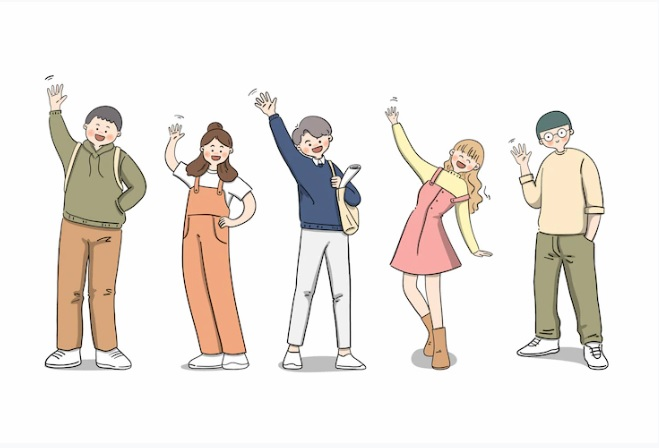
#> input picture chap12-Canny/peoples.jpg, 659 x 448 px
$ jupyter execute 'chap12-1-Canny-Sobel-Contours-比較.ipynb'   (shell and % lines are left out)
#> lines starting #> are read from the running program, lines starting #| are printed output that depends on the picture; after the words box and inside, x2 and y2 are one past the last pixel; in counts of white or black regions, pixels touching at a corner belong together; long printed decimals are rounded
[cell 1]
# --找邊界Edge -- 先轉為 Gray -- 才可以處理
# from skimage.filters import sobel
# --找邊界Edge(Sobel , Canny) -- 需要轉為灰階
# from skimage.feature import canny

from skimage import io
img = io.imread('peoples.jpg', as_gray=True)
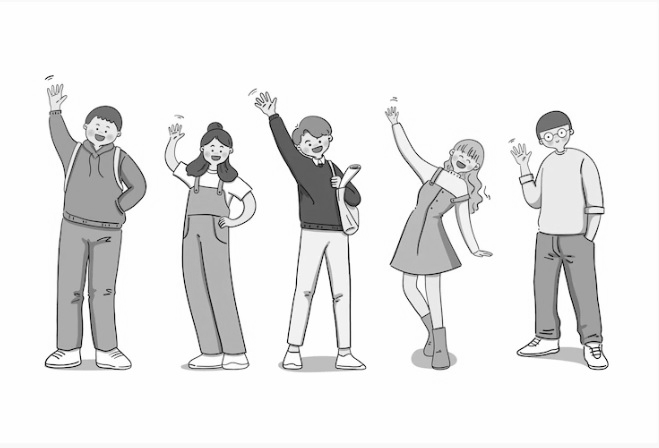
#> img: shape (448, 659) float64; min 0, max 1, mean 0.92
io.imshow(img)

[cell 2]
import matplotlib.pyplot as plt
from skimage.feature import canny
img_canny = canny(img, sigma=4)
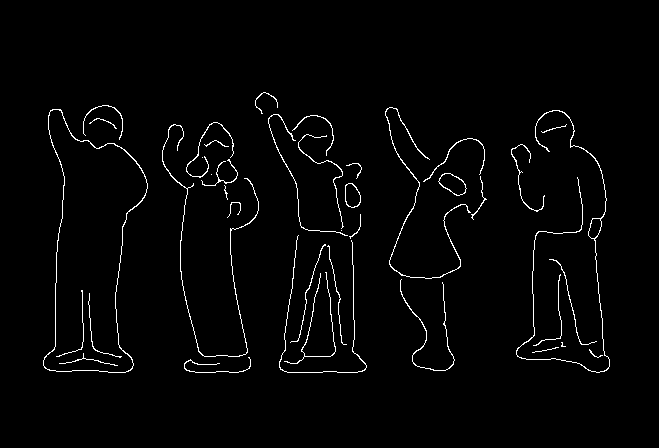
#> img_canny: shape (448, 659) bool; 2% white in thin lines or dots, all inside (x1, y1, x2, y2) = (43, 92, 610, 373)
io.imshow(img_canny.astype('float32'))
plt.show()
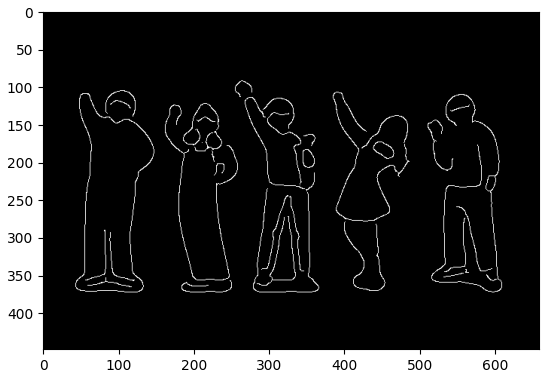
#> figure drawn by matplotlib, 1 panel

[cell 3]
from skimage.filters import sobel
img_sobel = sobel(img)
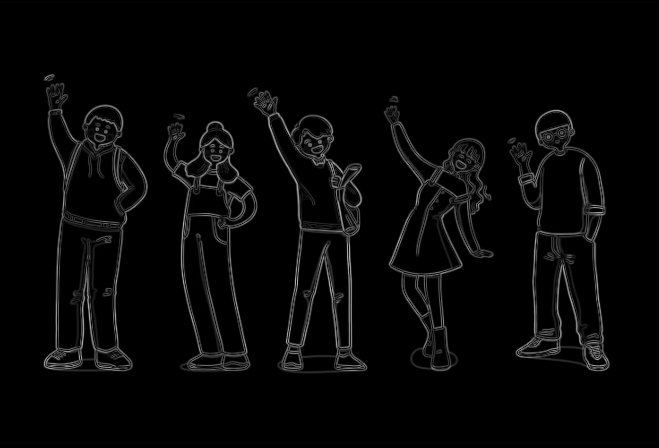
#> img_sobel: shape (448, 659) float64; min 0, max 0.697, mean 0.0276
io.imshow(img_sobel.astype('float32'))
plt.show()
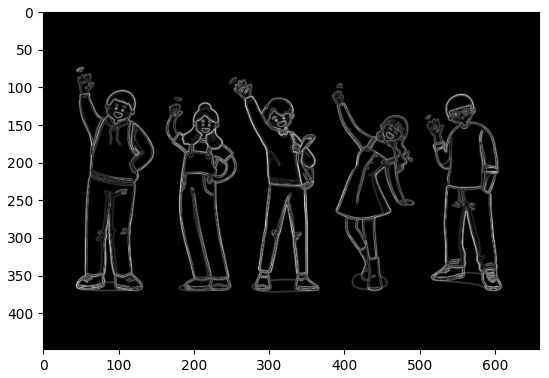
#> figure drawn by matplotlib, 1 panel

[cell 4]
# contours
from skimage.filters import threshold_otsu
import matplotlib.pyplot as plt
thres = threshold_otsu(img)
#> thres = 0.783
print(thres)
#| 0.7832
img_thres = img >  thres
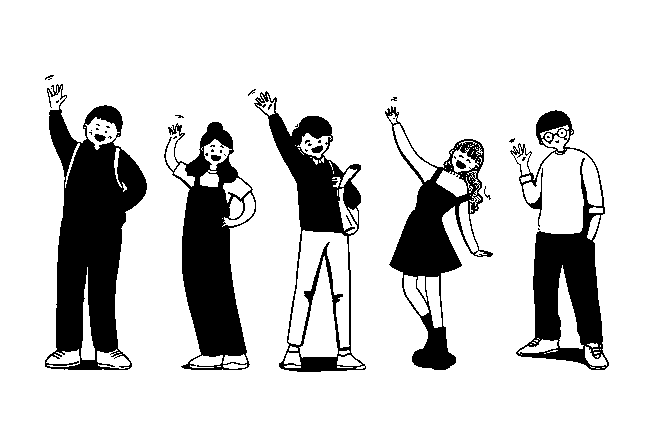
#> img_thres: shape (448, 659) bool; 83.2% white; 45 black regions (34 under 20 px), largest, box (x1, y1, x2, y2) and area: (45, 84, 147, 370) 14844, (164, 122, 256, 370) 10052, (510, 110, 609, 370) 8722
plt.imshow(img_thres, cmap='gray')
plt.axis('off')
plt.show()

[cell 5]
from skimage.measure import find_contours
contours = find_contours(img_thres, level=0.1 )
#> contours = 273 point arrays, longest 1511 points

[cell 6]
def show_image_contour(image, contours):
    plt.figure()
    for n, contour in enumerate(contours):
        plt.plot(contour[:, 1], contour[:, 0], linewidth=2, color='red')
    plt.imshow(image, interpolation='nearest', cmap='gray')
    plt.title('Contours')
    plt.axis('off')
    plt.show()
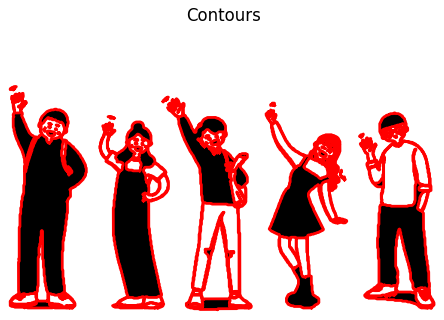
#> figure drawn by matplotlib, 1 panel

$ run again, with chap12-Canny/andy.jpg copied over chap12-Canny/peoples.jpg
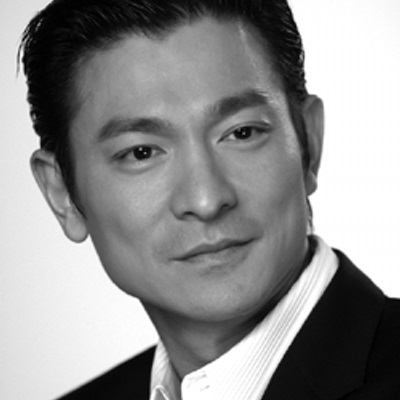
#> input picture chap12-Canny/andy.jpg, 400 x 400 px
#> img is the input picture: shape (400, 400) float64; min 0, max 1, mean 0.57
#> `img_canny = canny(img, sigma=4)`:
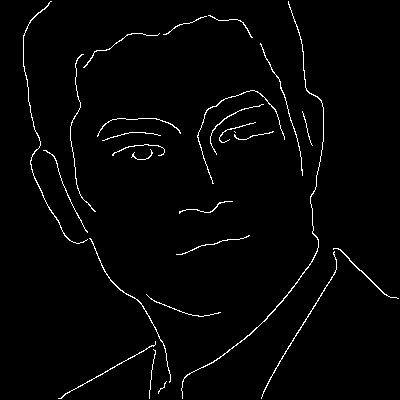
#> img_canny: shape (400, 400) bool; 2% white in thin lines or dots
#> thres = 0.604
#| 0.6035
#> img_thres: shape (400, 400) bool; 44.4% white; 64 white regions (46 under 20 px), largest, box (x1, y1, x2, y2) and area: (181, 0, 400, 400) 31343, (0, 0, 170, 400) 28321, (122, 37, 215, 212) 6509
#> contours = 96 point arrays, longest 881 points
#> the loop in show_image_contour, `for n, contour in enumerate(contours):` made 96 passes
#> in show_image_contour, `plt.show()`:
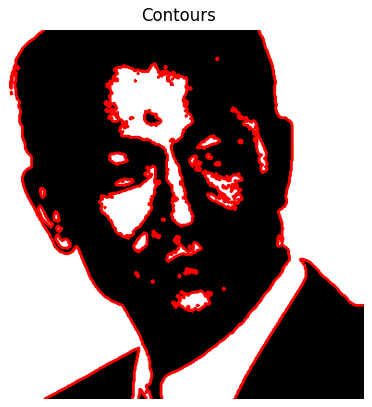
#> figure drawn by matplotlib, 1 panel
